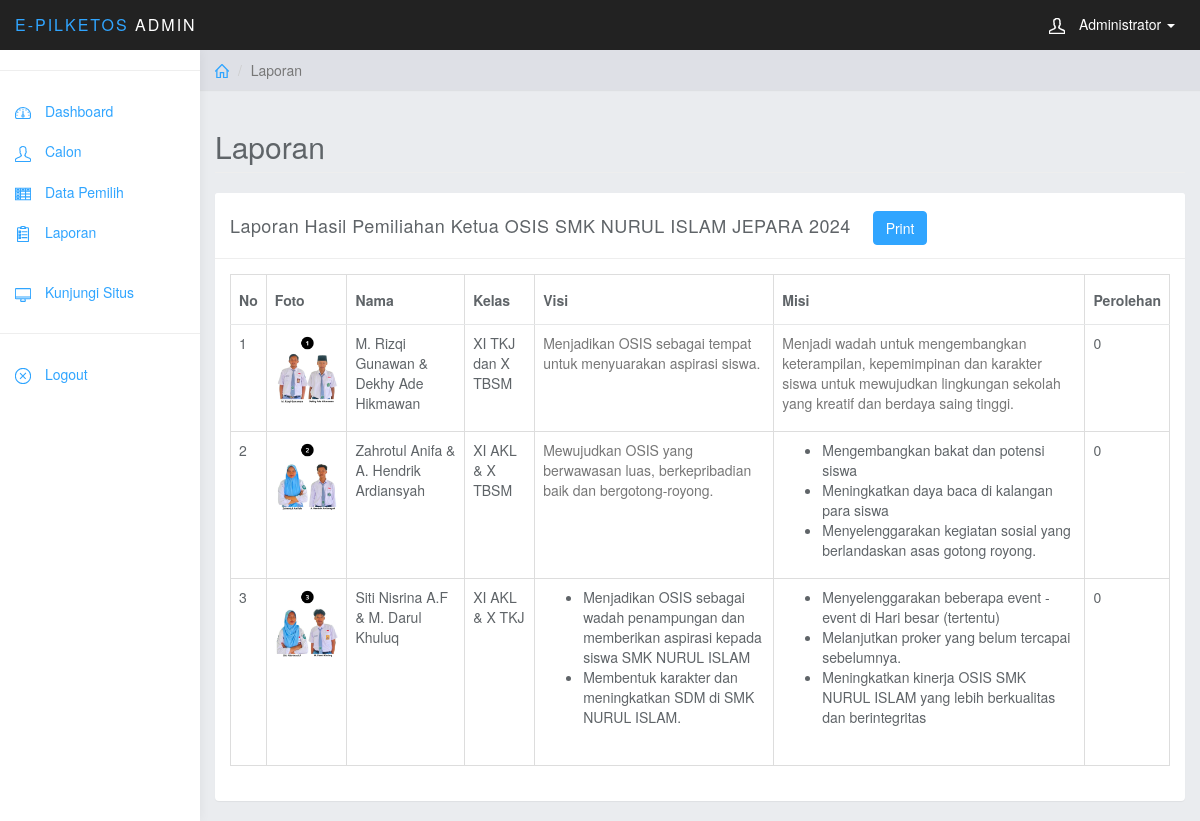
The page /admin/index.php?p=laporan (signed in) on the database its author committed.
### tables this page shows
CREATE TABLE `calon` (
  `id` int(11) NOT NULL,
  `nama` varchar(50) NOT NULL,
  `kelas` varchar(50) NOT NULL,
  `organisasi` varchar(50) NOT NULL,
  `visi` varchar(5000) NOT NULL,
  `misi` varchar(5000) NOT NULL,
  `foto` varchar(100) NOT NULL,
  `hasil` varchar(5000) NOT NULL
);

### Func/admin.php (called while the page is built, shortened)
<?php
	function tampil($sesi){
		global $link;
		$query = "SELECT nama, id FROM admin WHERE user='$sesi'";
		$result = mysqli_query($link, $query) or die(mysqli_error());
		return $result;
	}
?>

### Func/calon.php (called while the page is built, shortened)
<?php
	function tampil_calon(){
		global $link;
		$query  = "SELECT * FROM calon";
		$result = mysqli_query($link, $query) or die(mysqli_error());
		return $result;
	}
?>

### admin/index.php (the view, shortened to what this page needs)
<?php
require_once 'Core/init.php';
if(!isset($_SESSION['admin'])){
	header('Location: login.php');
}else{
?>
<!DOCTYPE html>
<html>
<head>
<link href="../Assets/css/bootstrap.min.css" rel="stylesheet">
<link href="../Assets/css/styles.css" rel="stylesheet">
<link href="../Assets/css/sweetalert.css" rel="stylesheet">
<link href="../Assets/css/dataTables.bootstrap.css" rel="stylesheet">
</head>
<body>
	<nav class="navbar navbar-inverse navbar-fixed-top" role="navigation">
		<div class="container-fluid">
			<div class="navbar-header">
				<a class="navbar-brand" href="index.php"><span>E-Pilketos </span>Admin</a>
				<ul class="user-menu">
					<li class="dropdown pull-right">
						<a href="#" class="dropdown-toggle" data-toggle="dropdown">
						<svg class="glyph stroked male-user"><use xlink:href="#stroked-male-user"></use></svg>
						<?php
						$sesi = @$_SESSION['admin'];
						$tampil = tampil($sesi);
						$nama = mysqli_fetch_assoc($tampil);
						echo $nama['nama'];
						?>
						<span class="caret"></span></a>
					</li>
				</ul>
			</div>
		</div>
	</nav>
	<div id="collapse" class="col-sm-3 col-lg-2 sidebar">
		<hr>
		<ul class="nav menu">
			<li>
				<a href="index.php">
				<svg class="glyph stroked dashboard-dial"><use xlink:href="#stroked-dashboard-dial"></use></svg>
				 Dashboard
				</a>
			</li>
			<li>
				<a href="?p=calon">
				<svg class="glyph stroked male-user"><use xlink:href="#stroked-male-user"></use></svg>
				 Calon
				</a>
			</li>
			<li>
				<a href="?p=data">
				<svg class="glyph stroked table"><use xlink:href="#stroked-table"/></svg>
				 Data Pemilih
				</a>
			</li>
			<li>
				<a href="?p=laporan">
				<svg class="glyph stroked clipboard with paper"><use xlink:href="#stroked-clipboard-with-paper"/></svg>
				 Laporan
				</a>
			</li><br>
			<li>
				<a href="../" target="_blank">
				<svg class="glyph stroked desktop"><use xlink:href="#stroked-desktop"/></svg>
				 Kunjungi Situs
				</a>
			</li>
			<li role="presentation" class="divider"></li>
			<li>
				<a href="logout.php">
				<svg class="glyph stroked cancel"><use xlink:href="#stroked-cancel"/></svg>
				 Logout
				 </a>
			</li>
		</ul>
	</div>
<?php
	$p = @$_GET['p'];
	if($p == "") include 'Page/dashboard.php';
	else
		if($p == "calon") include 'Page/calon.php';
		else
			if($p == "edit_calon") include 'Page/edit_calon.php';
		else
			if($p == "add_calon") include 'Page/add_calon.php';
		else
			if($p == "del_calon") include 'Page/del_calon.php';
		else
			if($p == "del_all") include 'Page/del__calon.php';
	else
		if($p == "data") include 'Page/data.php';
		else
			if($p == "data_edit") include 'Page/data_edit.php';
		else
			if($p == "del_data") include 'Page/del_data.php';
		else
			if($p == "import") include 'Page/import.php';
	else
		if($p == "profil") include 'Page/profil.php';
		else
			if($p == "edit_admin") include 'Page/edit_admin.php';
		else
			if($p == "add_admin") include 'Page/add_admin.php';
		else
			if($p == "del_admin") include 'Page/del_admin.php';
	else
		if($p == "laporan") include 'Page/laporan.php';
?>
</body>
</html>
<?php } ?>

### admin/Page/laporan.php (shortened to what this page needs)
<?php
$calon = tampil_calon();
$no    = 1
?>
	<div class="col-sm-9 col-sm-offset-3 col-lg-10 col-lg-offset-2 main">
		<div class="row">
			<ol class="breadcrumb">
				<li><a href="index.php"><svg class="glyph stroked home"><use xlink:href="#stroked-home"></use></svg></a></li>
				<li class="active">Laporan</li>
			</ol>
		</div>
		<div class="row">
			<div class="col-lg-12">
				<h2 class="page-header">Laporan</h2>
			</div>
		</div>
		<div class="row">
			<div class="col-md-12">
				<div class="panel panel-default">
					<div class="panel-heading">Laporan Hasil Pemiliahan Ketua OSIS SMK NURUL ISLAM JEPARA <?=date('Y'); ?>
						<form style="display: inline-block;" action="Page/Print.php" method="post" target="_blank">
						<input type="submit" name="print" class="btn btn-primary" value="Print">
						</form>
					</div>
					<div class="panel-body">
						<table class="table table-bordered">
							<thead>
								<tr>
									<th>No</th>
									<th>Foto</th>
									<th>Nama</th>
									<th>Kelas</th>
									<th>Visi</th>
									<th>Misi</th>
									<th>Perolehan</th>
								</tr>
							</thead>
							<tbody>
							<?php  foreach($calon as $row):?>
								<tr>
									<td><?=$no++ ?></td>
									<td><img src="<?=$row['foto']?>" height="90px" alt=""></td>
									<td><?=$row['nama']?></td>
									<td style="width: 70px;"><?=$row['kelas']?></td>
									<td><?=$row['visi']?></td>
									<td><?=$row['misi']?></td>
									<td><?=$row['hasil']?></td>
								</tr>
							<?php endforeach; ?>
							</tbody>
						</table>
					</div>
				</div>
			</div>
		</div>
	</div>

### Assets/css/styles.css (style rules this page uses)
body { background: #eaecef; padding-top: 50px; color: #5f6468; }
p { color: #777; }
a, a:hover, a:focus { color: #30a5ff; }
h1, h2, h3, h4, h5, h6 { color: #5f6468; }
h2 { font-weight: 300; margin-bottom: 20px; }
.navbar-header .navbar-brand { color: #fff; font-size: 16px; text-transform: uppercase; font-weight: 500; letter-spacing: 2px; }
.navbar-header .navbar-brand span { color: #30a5ff; }
.btn-primary, .btn-primary:hover, .btn-primary:focus, .btn-primary:active, .btn-primary.active, .open > .dropdown-toggle.btn-primary, .btn-primary.disabled, .btn-primary[disabled], fieldset[disabled] .btn-primary, .btn-primary.disabled:hover, .btn-primary[disabled]:hover, fieldset[disabled] .btn-primary:hover, .btn-primary.disabled:focus, .btn-primary[disabled]:focus, fieldset[disabled] .btn-primary:focus, .btn-primary.disabled:active, .btn-primary[disabled]:active, fieldset[disabled] .btn-primary:active, .btn-primary.disabled.active, .btn-primary[disabled].active, fieldset[disabled] .btn-primary.active { background-color: #30a5ff; border-color: #30a5ff; }
.panel { border: 0; }
.panel-heading { font-size: 18px; font-weight: 300; letter-spacing: 0.025em; height: 66px; line-height: 45px; }
.panel-default .panel-heading { background: #fff; border-bottom: 1px solid #eee; color: #5f6468; }
.navbar { border: 0; }
.user-menu { display: inline-block; margin-top: 14px; margin-right: 10px; float: right; list-style: none; padding: 0; }
.user-menu a { color: #fff; }
.sidebar { display: block; background-color: #fff; padding: 0; display: none; }
@media (min-width: 768px) { .sidebar { display: block; position: fixed; top: 50px; bottom: 0; left: 0; z-index: 1000; display: block; margin: 0; padding: 0; overflow-x: hidden; overflow-y: auto; background-color: #fff; box-shadow: 1px 0px 10px rgba(0, 0, 0, .05); } }
@media (min-width: 768px) { .navbar-header { width: 100%; } }
.sidebar ul.nav li.divider { border-bottom: 1px solid #eee; margin: 20px 0; }
.breadcrumb { border-radius: 0; padding: 10px 15px; background: #dee0e6; box-shadow: 0 1px 1px rgba(0, 0, 0, .05); margin: 0 ; }
.table { background: #fff; }
.table>thead>tr>th { border-bottom: 1px solid #e6e7e8; vertical-align: middle; height: 50px; }
.sidebar .glyph, .user-menu .glyph { height: 16px; width: 16px; margin: 0 10px 0 0; stroke-width: 3px; }
.user-menu .glyph { stroke-width: 4px; }
.breadcrumb .glyph { height: 14px; width: 14px; margin: -2px 0 0 0; stroke-width: 4px; }
.glyph.table { background: none; border: none; }

### rows shown on the page
calon: foto (picture), nama "M. Rizqi Gunawan & Dekhy Ade Hikmawan", kelas "XI TKJ dan X TBSM", visi "Menjadikan OSIS sebagai tempat untuk menyuarakan aspirasi siswa.", misi "Menjadi wadah untuk mengembangkan keterampilan, kepemimpinan dan karakter siswa untuk mewujudkan lingkungan sekolah yang kreatif dan berdaya saing tinggi.", hasil "0"
calon: foto (picture), nama "Zahrotul Anifa & A. Hendrik Ardiansyah", kelas "XI AKL & X TBSM", visi "Mewujudkan OSIS yang berwawasan luas, berkepribadian baik dan bergotong-royong.", misi "Mengembangkan bakat dan potensi siswa Meningkatkan daya baca di kalangan para siswa Menyelenggarakan kegiatan sosial yang berlandaskan asas gotong royong.", hasil "0"
calon: foto (picture), nama "Siti Nisrina A.F & M. Darul Khuluq", kelas "XI AKL & X TKJ", visi "Menjadikan OSIS sebagai wadah penampungan dan memberikan aspirasi kepada siswa SMK NURUL ISLAM Membentuk karakter dan meningkatkan SDM di SMK NURUL ISLAM.", misi "Menyelenggarakan beberapa event - event di Hari besar (tertentu) Melanjutkan proker yang belum tercapai sebelumnya. Meningkatkan kinerja OSIS SMK NURUL ISLAM yang lebih berkualitas dan berintegritas", hasil "0"

### other values the page prints
$nama['nama'] "Administrator"
